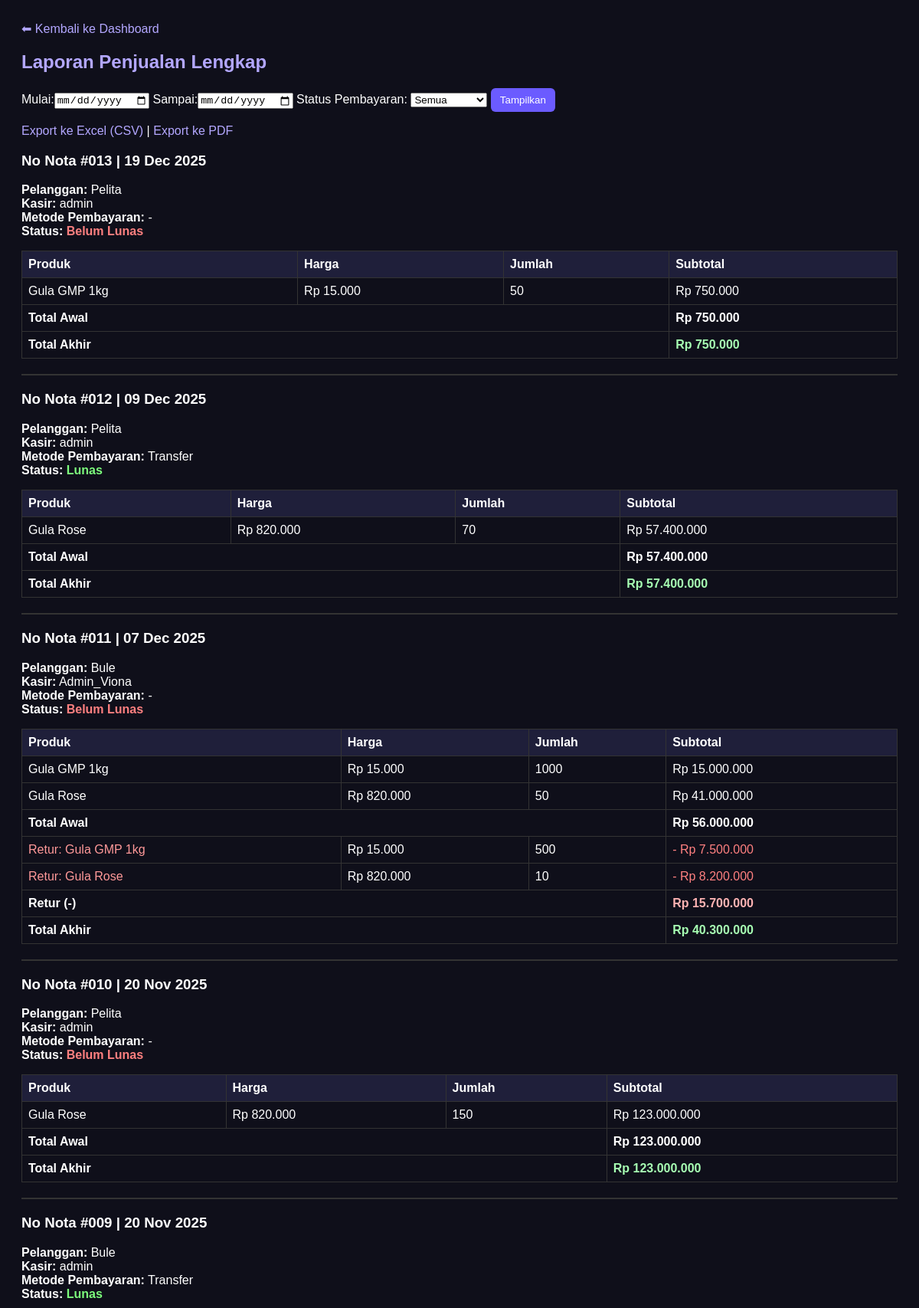
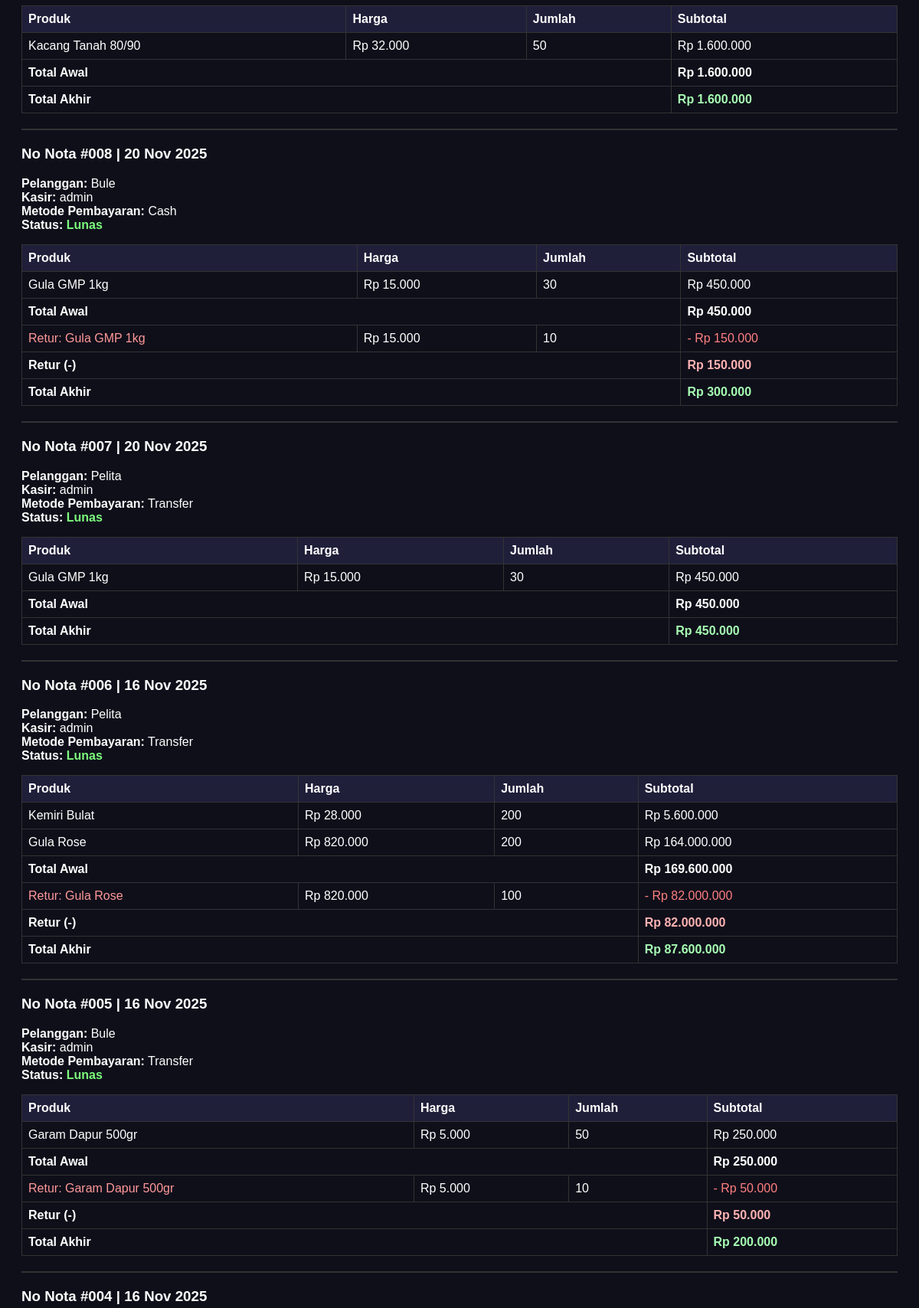
/pages/laporan_penjualan.php (signed in, upper part), run on the app's committed database (2 pictures, top to bottom).
### tables this page shows
CREATE TABLE `penjualan` (
  `penjualan_id` int(11) NOT NULL,
  `no_nota` int(11) NOT NULL,
  `tanggal` datetime DEFAULT current_timestamp(),
  `total` decimal(12,2) DEFAULT 0.00,
  `customer_id` int(11) DEFAULT NULL,
  `user_id` int(11) DEFAULT NULL,
  `status_pembayaran` enum('Lunas','Belum Lunas') DEFAULT 'Belum Lunas'
);

CREATE TABLE `customer` (
  `customer_id` int(11) NOT NULL,
  `nama_toko` varchar(100) NOT NULL,
  `alamat` text DEFAULT NULL,
  `telepon` varchar(20) DEFAULT NULL
);

CREATE TABLE `users` (
  `user_id` int(11) NOT NULL,
  `username` varchar(50) NOT NULL,
  `password` varchar(255) NOT NULL,
  `role` enum('admin','kasir','owner') NOT NULL
);

CREATE TABLE `detail_penjualan` (
  `detail_id` int(11) NOT NULL,
  `penjualan_id` int(11) DEFAULT NULL,
  `produk_id` int(11) DEFAULT NULL,
  `jumlah` int(11) NOT NULL,
  `harga_satuan` decimal(12,2) NOT NULL,
  `subtotal` decimal(12,2) NOT NULL
);

CREATE TABLE `produk` (
  `produk_id` int(11) NOT NULL,
  `nama_produk` varchar(100) NOT NULL,
  `harga` decimal(12,2) NOT NULL,
  `stok` int(11) DEFAULT 0,
  `stok_minimum` int(11) DEFAULT 50,
  `kategori_id` int(11) DEFAULT NULL
);

CREATE TABLE `retur_detail` (
  `retur_detail_id` int(11) NOT NULL,
  `retur_id` int(11) DEFAULT NULL,
  `produk_id` int(11) DEFAULT NULL,
  `jumlah_retur` int(11) DEFAULT NULL,
  `nilai_retur` decimal(12,2) DEFAULT NULL
);

### includes/funcs.php (called while the page is built, shortened)
<?php
function rupiah($n){
    return "Rp " . number_format($n,0,',','.');
}

### pages/laporan_penjualan.php (the view, shortened to what this page needs)
<?php
require_once '../config/database.php';
require_once '../includes/funcs.php';
$start = $_GET['start'] ?? '';
$end = $_GET['end'] ?? '';
$status = $_GET['status'] ?? '';
$params = [];
$sql = "
SELECT
    pj.penjualan_id,
    pj.no_nota,
    pj.tanggal,
    pj.total AS total_awal,
    COALESCE(SUM(rd.nilai_retur),0) AS total_retur,
    (pj.total - COALESCE(SUM(rd.nilai_retur),0)) AS total_akhir,
    pj.status_pembayaran,
    c.nama_toko,
    u.username,
    pb.metode
FROM penjualan pj
LEFT JOIN customer c ON pj.customer_id = c.customer_id
LEFT JOIN users u ON pj.user_id = u.user_id
LEFT JOIN pembayaran pb ON pb.penjualan_id = pj.penjualan_id
LEFT JOIN retur r ON pj.penjualan_id = r.penjualan_id
LEFT JOIN retur_detail rd ON r.retur_id = rd.retur_id
";
$sql .= " GROUP BY pj.penjualan_id ORDER BY pj.tanggal DESC";
$stmt = $pdo->prepare($sql);
$stmt->execute($params);
$penjualan = $stmt->fetchAll(PDO::FETCH_ASSOC);
?>
<!DOCTYPE html>
<html lang="id">
<head>
</head>
<body>
<a href="dashboard.php" class="back-btn">⬅ Kembali ke Dashboard</a>
<h2>Laporan Penjualan Lengkap</h2>
<form method="get">
<label>Mulai:</label><input type="date" name="start" value="<?=htmlspecialchars($start)?>">
<label>Sampai:</label><input type="date" name="end" value="<?=htmlspecialchars($end)?>">
<label>Status Pembayaran:</label>
<select name="status">
<option value="">Semua</option>
</select>
<button type="submit">Tampilkan</button>
</form>
<p>
<a href="export_penjualan_excel.php?start=<?=urlencode($start)?>&end=<?=urlencode($end)?>&status=<?=urlencode($status)?>">Export ke Excel (CSV)</a> |
<a href="export_penjualan_pdf.php?start=<?=urlencode($start)?>&end=<?=urlencode($end)?>&status=<?=urlencode($status)?>">Export ke PDF</a>
</p>
<?php if(!$penjualan): ?>
<p>Tidak ada data penjualan.</p>
<?php else: foreach($penjualan as $pj): ?>
<h3>No Nota #<?=str_pad($pj['no_nota'],3,'0',STR_PAD_LEFT)?> | <?=date('d M Y', strtotime($pj['tanggal']))?></h3>
<p>
<b>Pelanggan:</b> <?=htmlspecialchars($pj['nama_toko'] ?: '-')?><br>
<b>Kasir:</b> <?=htmlspecialchars($pj['username'])?><br>
<b>Metode Pembayaran:</b> <?=htmlspecialchars($pj['metode'] ?: '-')?><br>
<b>Status:</b>
<span class="<?=($pj['status_pembayaran']=='Lunas'?'status-lunas':'status-belum')?>">
    <?=htmlspecialchars($pj['status_pembayaran'])?>
</span>
</p>
<table>
<tr>
    <th>Produk</th>
    <th>Harga</th>
    <th>Jumlah</th>
    <th>Subtotal</th>
</tr>
<?php
$detail = $pdo->prepare("
    SELECT d.*, p.nama_produk
    FROM detail_penjualan d
    JOIN produk p ON p.produk_id = d.produk_id
    WHERE d.penjualan_id = ?
");
$detail->execute([$pj['penjualan_id']]);
$total_awal = 0;
foreach ($detail as $d):
    $total_awal += $d['subtotal'];
?>
<tr>
    <td><?= htmlspecialchars($d['nama_produk']) ?></td>
    <td><?= rupiah($d['harga_satuan']) ?></td>
    <td><?= $d['jumlah'] ?></td>
    <td><?= rupiah($d['subtotal']) ?></td>
</tr>
<?php endforeach; ?>
<tr>
    <td colspan="3" align="right"><b>Total Awal</b></td>
    <td><b><?= rupiah($total_awal) ?></b></td>
</tr>
<?php
$retur = $pdo->prepare("
    SELECT rd.*, p.nama_produk
    FROM retur_detail rd
    JOIN retur r ON rd.retur_id = r.retur_id
    JOIN produk p ON rd.produk_id = p.produk_id
    WHERE r.penjualan_id = ?
");
$retur->execute([$pj['penjualan_id']]);
$total_retur = 0;
foreach ($retur as $rt):
    $total_retur += $rt['nilai_retur'];
?>
<tr>
    <td style="color:#ff9999;">Retur: <?= htmlspecialchars($rt['nama_produk']) ?></td>
    <td><?= rupiah($rt['nilai_retur'] / $rt['jumlah_retur']) ?></td>
    <td><?= $rt['jumlah_retur'] ?></td>
    <td style="color:#ff8080;">- <?= rupiah($rt['nilai_retur']) ?></td>
</tr>
<?php endforeach; ?>
<?php if ($total_retur > 0): ?>
<tr>
    <td colspan="3" align="right"><b>Retur (-)</b></td>
    <td class="total-retur"><b><?= rupiah($total_retur) ?></b></td>
</tr>
<?php endif; ?>
<?php
$total_akhir = $total_awal - $total_retur;
?>
<tr>
    <td colspan="3" align="right"><b>Total Akhir</b></td>
    <td class="total-akhir"><b><?= rupiah($total_akhir) ?></b></td>
</tr>
</table>
<hr>
<?php endforeach; endif; ?>
</body>
</html>

### pages/laporan_penjualan.php (style rules this page uses)
body { background:#0f0f1a;color:#fff;font-family:Poppins,sans-serif;padding:20px; }
table { width:100%;border-collapse:collapse;margin-top:10px; }
th,td { border:1px solid #333;padding:8px;text-align:left; }
th { background:#1f1f3a; }
h2 { color:#b3a7ff; }
a { color:#b3a7ff;text-decoration:none; }
button { background:#6b5bff;border:none;padding:8px 12px;color:#fff;border-radius:6px;cursor:pointer; }
hr { border:0.5px solid #333;margin:20px 0; }
.status-lunas { color:#7dff7d;font-weight:bold; }
.status-belum { color:#ff8080;font-weight:bold; }
.total-retur { color:#ffb3b3; }
.total-akhir { color:#a7ffb3;font-weight:bold; }

### data on the page
penjualan: no_nota "013", tanggal "19 Dec 2025", customer.nama_toko "Pelita", user.username "admin", metode "-", status_pembayaran "Belum Lunas", total_awal "Rp 750.000", total_akhir "Rp 750.000"
detail_penjualan: produk.nama_produk "Gula GMP 1kg", harga_satuan "Rp 15.000", jumlah "50", subtotal "Rp 750.000"
penjualan: no_nota "012", tanggal "09 Dec 2025", customer.nama_toko "Pelita", user.username "admin", metode "Transfer", status_pembayaran "Lunas", total_awal "Rp 57.400.000", total_akhir "Rp 57.400.000"
detail_penjualan: produk.nama_produk "Gula Rose", harga_satuan "Rp 820.000", jumlah "70", subtotal "Rp 57.400.000"
penjualan: no_nota "011", tanggal "07 Dec 2025", customer.nama_toko "Bule", user.username "Admin_Viona", metode "-", status_pembayaran "Belum Lunas", total_awal "Rp 56.000.000", total_retur "Rp 15.700.000", total_akhir "Rp 40.300.000"
detail_penjualan: produk.nama_produk "Gula GMP 1kg", harga_satuan "Rp 15.000", jumlah "1000", subtotal "Rp 15.000.000"
detail_penjualan: produk.nama_produk "Gula Rose", harga_satuan "Rp 820.000", jumlah "50", subtotal "Rp 41.000.000"
retur_detail: produk.nama_produk "Gula GMP 1kg", rupiah($rt['nilai_retur'] / $rt['jumlah_retur']) "Rp 15.000", jumlah_retur "500", nilai_retur "Rp 7.500.000"
retur_detail: produk.nama_produk "Gula Rose", rupiah($rt['nilai_retur'] / $rt['jumlah_retur']) "Rp 820.000", jumlah_retur "10", nilai_retur "Rp 8.200.000"
penjualan: no_nota "010", tanggal "20 Nov 2025", customer.nama_toko "Pelita", user.username "admin", metode "-", status_pembayaran "Belum Lunas", total_awal "Rp 123.000.000", total_akhir "Rp 123.000.000"
detail_penjualan: produk.nama_produk "Gula Rose", harga_satuan "Rp 820.000", jumlah "150", subtotal "Rp 123.000.000"
penjualan: no_nota "009", tanggal "20 Nov 2025", customer.nama_toko "Bule", user.username "admin", metode "Transfer", status_pembayaran "Lunas", total_awal "Rp 1.600.000", total_akhir "Rp 1.600.000"
detail_penjualan: produk.nama_produk "Kacang Tanah 80/90", harga_satuan "Rp 32.000", jumlah "50", subtotal "Rp 1.600.000"
penjualan: no_nota "008", tanggal "20 Nov 2025", customer.nama_toko "Bule", user.username "admin", metode "Cash", status_pembayaran "Lunas", total_awal "Rp 450.000", total_retur "Rp 150.000", total_akhir "Rp 300.000"
detail_penjualan: produk.nama_produk "Gula GMP 1kg", harga_satuan "Rp 15.000", jumlah "30", subtotal "Rp 450.000"
retur_detail: produk.nama_produk "Gula GMP 1kg", rupiah($rt['nilai_retur'] / $rt['jumlah_retur']) "Rp 15.000", jumlah_retur "10", nilai_retur "Rp 150.000"
penjualan: no_nota "007", tanggal "20 Nov 2025", customer.nama_toko "Pelita", user.username "admin", metode "Transfer", status_pembayaran "Lunas", total_awal "Rp 450.000", total_akhir "Rp 450.000"
detail_penjualan: produk.nama_produk "Gula GMP 1kg", harga_satuan "Rp 15.000", jumlah "30", subtotal "Rp 450.000"
penjualan: no_nota "006", tanggal "16 Nov 2025", customer.nama_toko "Pelita", user.username "admin", metode "Transfer", status_pembayaran "Lunas", total_awal "Rp 169.600.000", total_retur "Rp 82.000.000", total_akhir "Rp 87.600.000"
detail_penjualan: produk.nama_produk "Kemiri Bulat", harga_satuan "Rp 28.000", jumlah "200", subtotal "Rp 5.600.000"
detail_penjualan: produk.nama_produk "Gula Rose", harga_satuan "Rp 820.000", jumlah "200", subtotal "Rp 164.000.000"
retur_detail: produk.nama_produk "Gula Rose", rupiah($rt['nilai_retur'] / $rt['jumlah_retur']) "Rp 820.000", jumlah_retur "100", nilai_retur "Rp 82.000.000"
penjualan: no_nota "005", tanggal "16 Nov 2025", customer.nama_toko "Bule", user.username "admin", metode "Transfer", status_pembayaran "Lunas", total_awal "Rp 250.000", total_retur "Rp 50.000", total_akhir "Rp 200.000"
detail_penjualan: produk.nama_produk "Garam Dapur 500gr", harga_satuan "Rp 5.000", jumlah "50", subtotal "Rp 250.000"
retur_detail: produk.nama_produk "Garam Dapur 500gr", rupiah($rt['nilai_retur'] / $rt['jumlah_retur']) "Rp 5.000", jumlah_retur "10", nilai_retur "Rp 50.000"
penjualan: no_nota "004", tanggal "16 Nov 2025"
